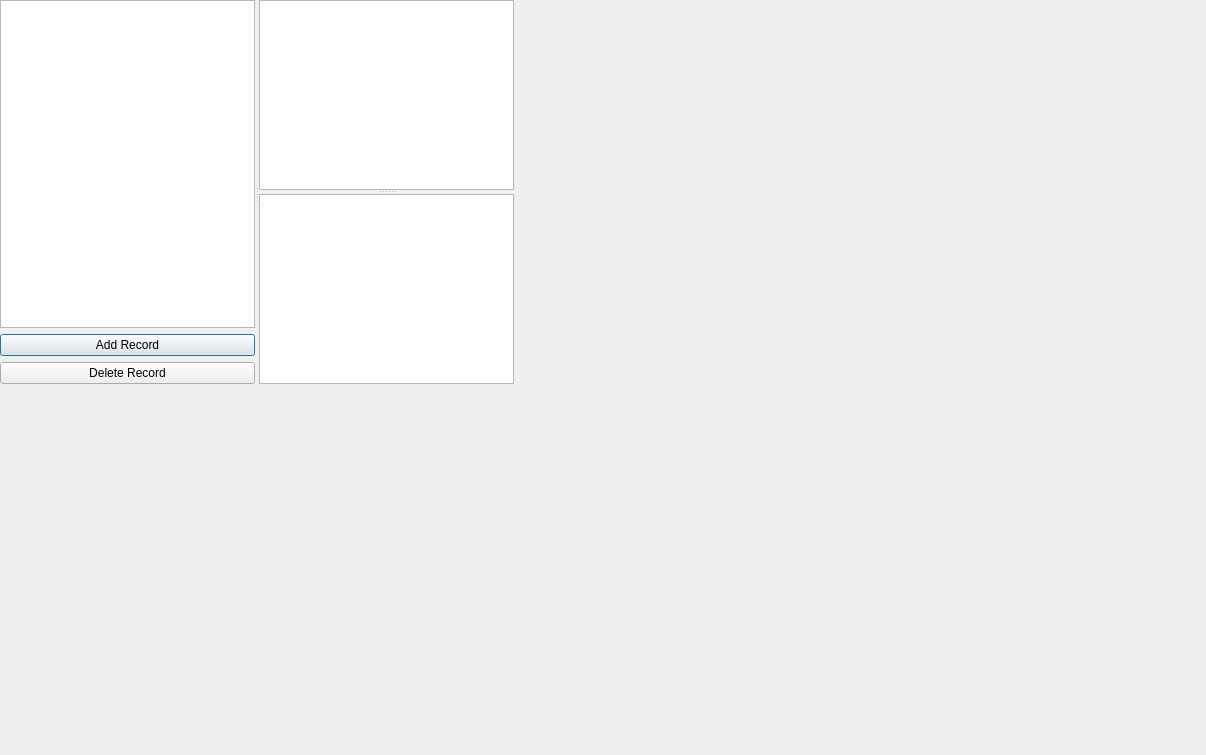
<?xml version="1.0" encoding="UTF-8"?>
<ui version="4.0">
 <class>dlgTableModel</class>
 <widget class="QDialog" name="dlgTableModel">
  <property name="geometry">
   <rect>
    <x>0</x>
    <y>0</y>
    <width>1206</width>
    <height>755</height>
   </rect>
  </property>
  <property name="windowTitle">
   <string>Dialog</string>
  </property>
  <widget class="QSplitter" name="splMain">
   <property name="geometry">
    <rect>
     <x>0</x>
     <y>0</y>
     <width>514</width>
     <height>384</height>
    </rect>
   </property>
   <property name="orientation">
    <enum>Qt::Orientation::Horizontal</enum>
   </property>
   <widget class="QWidget" name="">
    <layout class="QVBoxLayout" name="lytLeft">
     <item>
      <widget class="QListView" name="lstEmployee">
       <property name="alternatingRowColors">
        <bool>true</bool>
       </property>
      </widget>
     </item>
     <item>
      <widget class="QPushButton" name="btnAdd">
       <property name="text">
        <string>Add Record</string>
       </property>
      </widget>
     </item>
     <item>
      <widget class="QPushButton" name="btnDelete">
       <property name="text">
        <string>Delete Record</string>
       </property>
      </widget>
     </item>
    </layout>
   </widget>
   <widget class="QSplitter" name="splRight">
    <property name="orientation">
     <enum>Qt::Orientation::Vertical</enum>
    </property>
    <widget class="QTableView" name="tblEmployee">
     <property name="alternatingRowColors">
      <bool>true</bool>
     </property>
    </widget>
    <widget class="QTreeView" name="trvEmployee">
     <property name="alternatingRowColors">
      <bool>true</bool>
     </property>
    </widget>
   </widget>
  </widget>
 </widget>
 <resources/>
 <connections/>
</ui>
